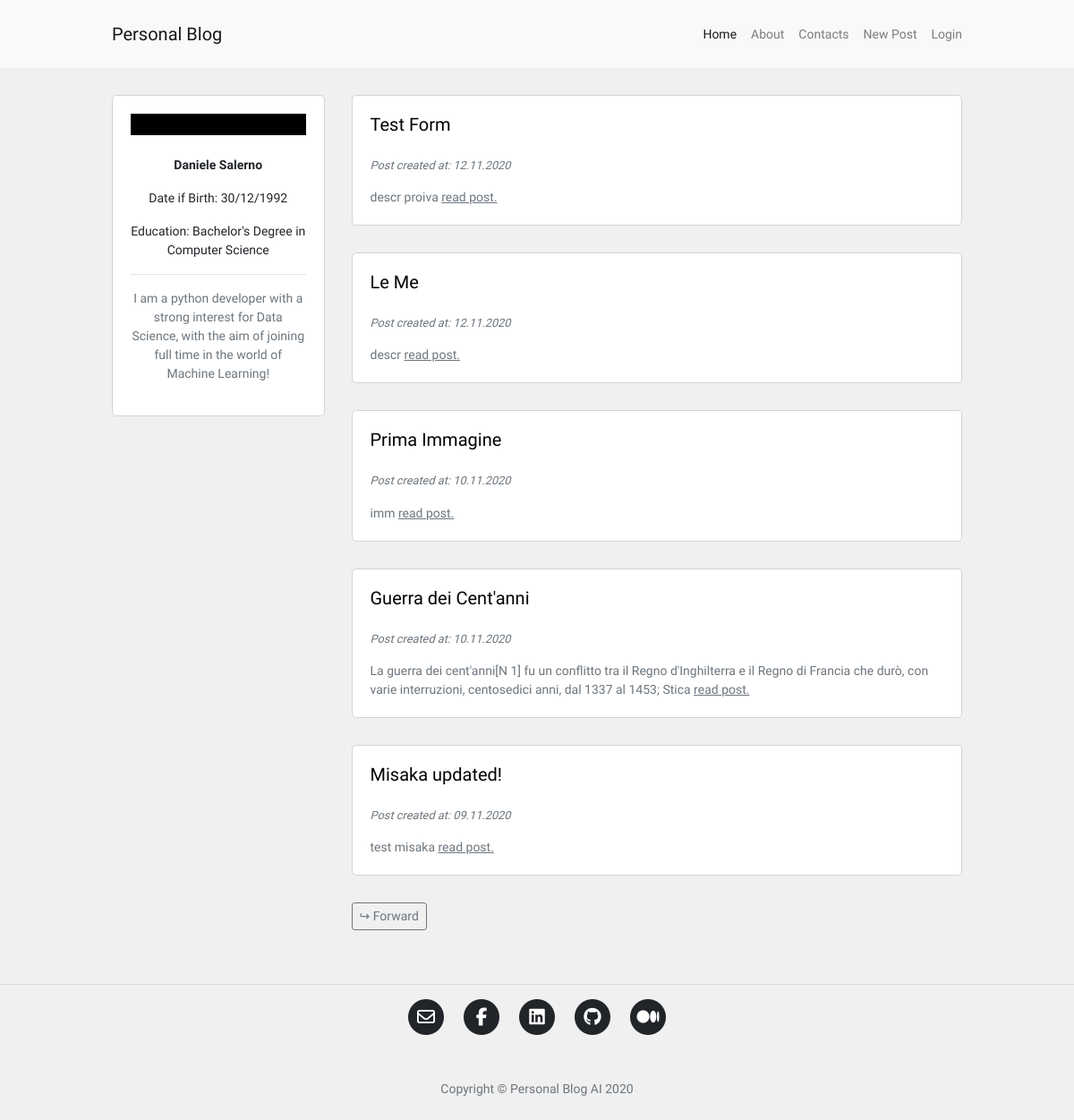
Before: / with the older database file.
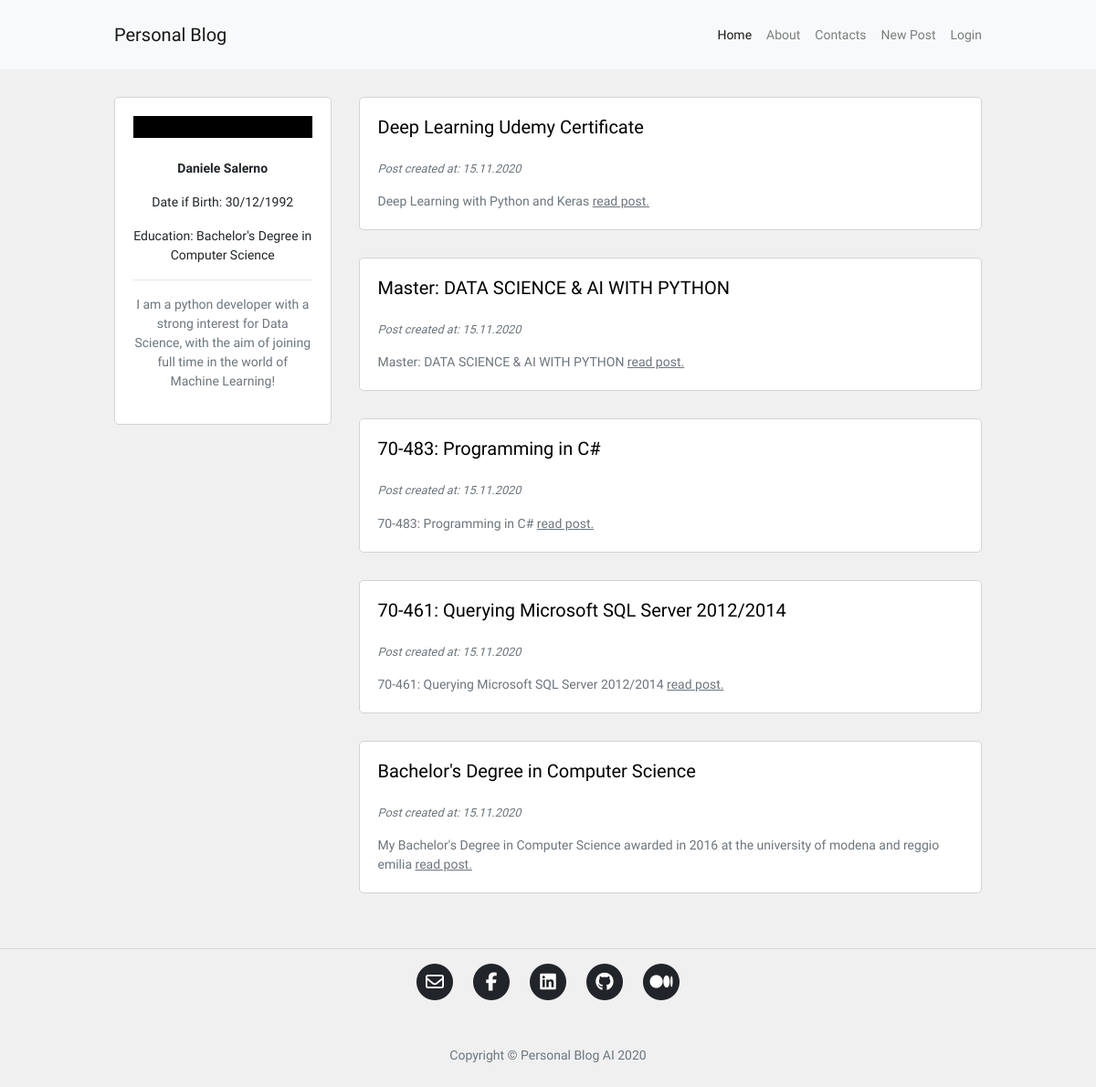
After: the same page with the newer database file.
### blog/models.py (models this page shows, shortened)
class Post(db.Model):
    id = db.Column(db.Integer, primary_key=True)
    user_id = db.Column(db.Integer, db.ForeignKey('user.id'), nullable=False)
    insert_time = db.Column(db.DateTime, default=datetime.now)
    title = db.Column(db.String(120), nullable=False)
    description = db.Column(db.String(240))
    body = db.Column(db.Text(), nullable=False)
    slug = db.Column(db.String(250))
    image = db.Column(db.String(120))

### blog/routes.py (the view)
@app.route("/")
def homepage():
    page_number = request.args.get('page', 1, type=int)
    posts = Post.query.order_by(Post.insert_time.desc()).paginate(page_number, 5, True)
    if posts.has_next:
        next_page = url_for("homepage", page=posts.next_num)
    else:
        next_page = None
    if posts.has_prev:
        previous_page = url_for("homepage", page=posts.prev_num)
    else:
        previous_page = None
    return render_template("homepage.html", posts=posts, current_page=page_number,
                            next_page=next_page, previous_page=previous_page)

### blog/templates/homepage.html (shortened to what this page needs)
{% extends 'base.html' %}
{% block content %}
<div class="container content-container">
    <div class="row no-gutters">
        <div class="col-md-9 order-md-2">
            {% for post in posts.items %}
            <div class="single-post-home">
                <h5>
                    <a href="{{ url_for('post_detail', post_slug=post.slug) }}">
                        <p class="hover-underline-animation">{{ post.title }}</p>
                    </a>
                </h5>
                <p class="p-small-two text-muted">
                    Post created at: {{ post.insert_time.strftime('%d.%m.%Y') }}
                </p>
                {% if post.description %}
                <p class="p-small-one text-muted mb-0">
                    {{ post.description }}
                    <a class="read-more" href="{{ url_for('post_detail', post_slug=post.slug) }}">read post.</a>
                </p>
                {% endif %}
            </div>
            {% endfor %}
            <div class="pagination-block">
                {% if next_page %}
                <a class="btn btn-sm btn-outline-secondary" href="{{ next_page }}">↪ Forward</a>
                {% endif %}
            </div>
        </div>
        <div class="col-md-3 order-md-1">
            {% include 'about_me_snippet.html' %}
        </div>
    </div>
</div>
{% endblock %}

### blog/templates/base.html (shortened to what this page needs)
<!DOCTYPE html>
<html lang="en">
<head>
    <link rel="stylesheet" href="https://cdn.jsdelivr.net/npm/bootstrap@4.5.3/dist/css/bootstrap.min.css">
	<link rel="stylesheet" href="{{ url_for('static', filename='blog.css') }}">
	<link rel="stylesheet" href="{{ url_for('static', filename='animations.css') }}">
</head>
<body>
    <nav class="navbar navbar-expand-lg navbar-light bg-light">
        <div class="container navbar-container">
            <a class="navbar-brand" href="{{ url_for('homepage') }}">Personal Blog</a>
            <div class="collapse navbar-collapse" id="navbarSupportedContent">
                <ul class="navbar-nav ml-auto">
                <li class="nav-item">
                    <a class="nav-link {% if request.path == '/' %}active{% endif %}" href="{{ url_for('homepage') }}">Home <span class="sr-only">(current)</span></a>
                </li>
                <li class="nav-item">
                    <a class="nav-link {% if request.path == '/about' %}active{% endif %}" href="{{ url_for('about') }}">About</a>
                </li>
                <li class="nav-item">
                    <a class="nav-link {% if request.path == '/contact' %}active{% endif %}" href="{{ url_for('contact') }}">Contacts</a>
                </li>
                <li class="nav-item">
                    <a class="nav-link {% if request.path == '/create-post' %}active{% endif %}" href="{{ url_for('post_create') }}">New Post</a>
                </li>
                {% if current_user.is_authenticated %}
                <li class="nav-item">
                    <a class="nav-link" href="{{ url_for('logout') }}">Logout</a>
                </li>
                {% else %}
                <li class="nav-item">
                    <a class="nav-link" href="{{ url_for('login') }}">Login</a>
                </li>
                {% endif %}
                </ul>
            </div>
        </div>
    </nav>
    {% block content %}
    {% endblock %}
	<hr>
	<footer>
	  <div class="container">
		<div class="row">
		  <div class="col-lg-8 col-md-10 mx-auto">
			<ul class="list-inline text-center">
			  <li class="list-inline-item">
				<a href="mailto:salerno.daniele92@gmail.com">
				  <span class="fa-stack fa-lg">
					<i class="fas fa-circle fa-stack-2x"></i>
					<i class="far fa-envelope fa-stack-1x fa-inverse"></i>
				  </span>
				</a>
			  </li>
			  <li class="list-inline-item">
				<a href="https://www.facebook.com/account92">
				  <span class="fa-stack fa-lg">
					<i class="fas fa-circle fa-stack-2x"></i>
					<i class="fab fa-facebook-f fa-stack-1x fa-inverse"></i>
				  </span>
				</a>
			  </li>
			  <li class="list-inline-item">
				<a href="https://www.linkedin.com/in/daniele-salerno-1314ab129/">
				  <span class="fa-stack fa-lg">
					<i class="fas fa-circle fa-stack-2x"></i>
					<i class="fab fa-linkedin fa-stack-1x fa-inverse"></i>
				  </span>
				</a>
			  </li>
			  <li class="list-inline-item">
				<a href="https://github.com/daniele-salerno">
				  <span class="fa-stack fa-lg">
					<i class="fas fa-circle fa-stack-2x"></i>
					<i class="fab fa-github fa-stack-1x fa-inverse"></i>
				  </span>
				</a>
			  </li>
			  <li class="list-inline-item">
				<a href="https://medium.com/@salerno.daniele92">
				  <span class="fa-stack fa-lg">
					<i class="fas fa-circle fa-stack-2x"></i>
					<i class="fab fa-medium fa-stack-1x fa-inverse"></i>
				  </span>
				</a>
			  </li>
			</ul>
			<p class="copyright text-muted">Copyright &copy; Personal Blog AI 2020</p>
		  </div>
		</div>
	  </div>
	</footer>
</body>
</html>

### blog/templates/about_me_snippet.html (shortened to what this page needs)
<div class="about-snippet-block text-center">
  <figure class="hover-img">
  </figure>
  <p class="p-small-one"><strong>Daniele Salerno</strong></p>
  <p class="p-small-one">Date if Birth: 30/12/1992</p>
  <p class="p-small-one">Education: Bachelor's Degree in Computer Science</p>
  <hr>
  <p class="p-small-one text-muted">I am a python developer with a strong interest for Data Science, with the aim of joining full time in the world of Machine Learning!</p>
</div>

### blog/static/blog.css (style rules this page uses)
html, body { font-family: 'Oxanium', sans-serif; background-color: #f0f0f0; }
a { color: #212529; transition: all .2s; }
.navbar-container { max-width: 950px; font-size: 0.875rem; padding: 10px 0px 10px 0px; }
.content-container { max-width: 950px; margin-top: 30px; margin-bottom: 30px; padding: 0px; }
.about-snippet-block { background-color: #fff; border: 1px solid #d3d3d3; border-radius: 5px; padding: 20px; }
.single-post-home { background-color: #fff; border: 1px solid #d3d3d3; border-radius: 5px; padding: 20px; margin-bottom: 30px; }
.p-small-one { font-size: 0.875rem; }
.p-small-two { font-size: 0.800rem; font-style: italic; }
@media (min-width: 768px) { .single-post-home { margin-left: 30px; } }
@media (min-width: 768px) { .nav-link { padding-right: 0px !important; padding-left: 1rem !important; } }
.read-more { color: #6c757d; text-decoration: underline; }
.list-inline { padding: 50px 0 65px; margin: 0; padding: 0; }
.copyright { padding: 50px 0 65px; font-size: 14px; margin-bottom: 0; text-align: center; }

### blog/static/animations.css (style rules this page uses)
.hover-img { background-color: #000; color: #fff; display: inline-block; overflow: hidden; position: relative; text-align: center; width: 100%; }
.hover-img:before, .hover-img:after { background-color: rgba(0, 0, 0, 0.5); border-top: 32px solid rgba(0, 0, 0, 0.5); border-bottom: 32px solid rgba(0, 0, 0, 0.5); position: absolute; top: 0; bottom: 0; left: 0; right: 0; content: ''; transition: all 0.3s ease; z-index: 1; opacity: 0; transform: scaleY(2); }
.container { overflow-x: hidden; width: 100%; }
.hover-underline-animation { display: inline-block; position: relative; color: #000; }
.hover-underline-animation:after { content: ''; position: absolute; width: 100%; transform: scaleX(0); height: 2px; bottom: 0; left: 0; background-color: #000; transform-origin: bottom right; transition: transform 0.25s ease-out; }

Changed rows visible on the page:
removed Post: title "Test Form", insert_time "12.11.2020", description "descr proiva"
removed Post: title "Le Me", insert_time "12.11.2020", description "descr"
removed Post: title "Prima Immagine", insert_time "10.11.2020", description "imm"
removed Post: title "Guerra dei Cent'anni", insert_time "10.11.2020", description "La guerra dei cent'anni[N 1] fu un conflitto tra il Regno d'Inghilterra e il Regno di Francia che durò, con varie interruzioni, centosedici anni, dal 1337 al 1453; Stica"
removed Post: title "Misaka updated!", insert_time "09.11.2020", description "test misaka"
now on this page (row edited): Post: title "Deep Learning Udemy Certificate", insert_time "15.11.2020", description "Deep Learning with Python and Keras"
added Post: title "Master: DATA SCIENCE & AI WITH PYTHON", insert_time "15.11.2020", description "Master: DATA SCIENCE & AI WITH PYTHON"
now on this page (row edited): Post: title "70-483: Programming in C#", insert_time "15.11.2020", description "70-483: Programming in C#"
now on this page (row edited): Post: title "70-461: Querying Microsoft SQL Server 2012/2014", insert_time "15.11.2020", description "70-461: Querying Microsoft SQL Server 2012/2014"
added Post: title "Bachelor's Degree in Computer Science", insert_time "15.11.2020", description "My Bachelor's Degree in Computer Science awarded in 2016 at the university of modena and reggio emilia"
Other visible differences:
text no longer shown: "↪ Forward"
